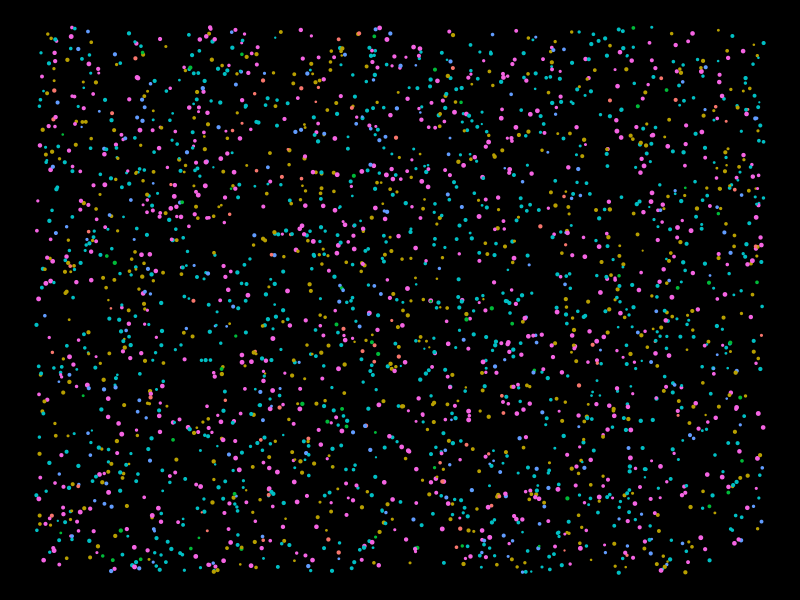

This figure's R source: (Note: this script raises an error after producing the figure.)
library(ggplot2)
library(Cairo)

# Set seed for reproducibility
set.seed(123)

# Generate random data for stars
n_stars <- 2500
stars_df <- data.frame(
  x = runif(n_stars, min = -500, max = 500),
  y = runif(n_stars, min = -500, max = 500),
  size = runif(n_stars, min = 0.1, max = 0.5),
  color = sample(c("#FFFFFF", "#FFF0D4", "#FFE0A8", "#FFD48C", "#FFC070", "#FFB054"), n_stars, replace = TRUE, prob = c(0.7, 0.2, 0.9, 0.07, 0.6, 0.1))
)

# Define a new color palette using scale_color_gradient()
colors <- colorRampPalette(c("#FFD48C", "#FFC070", "#FFB054", "#FF8800"))

# Create the plot with the stars and constellations
p <- ggplot() +
  geom_point(data = stars_df, aes(x = x, y = y, size = ifelse(color == "#FFFFFF", size*1.5, size),
                                  color = color), show.legend = FALSE) +
  
  scale_size_continuous(range = c(0.1, 1)) +
  theme_void() +
  theme(panel.background = element_rect(fill = "black"))

# Add lines connecting the stars that form constellations
p <- p + geom_path(data = constellation_df, aes(x = x, y = y, group = constellation),
                   color = "#FFFFFF", alpha = 0.5, linejoin = "round", lineend = "round")

# Manually set the colors using scale_color_manual()
colors_manual <- c("#FFF0D4", "#FFE0A8", "#FFD48C", "#FFC070", "#FFB054", "#FF8800")
names(colors_manual) <- c("A", "B", "C", "D", "E", "F")
p <- p + scale_color_manual(values = colors_manual)

# Adjust the plot size and add a title
p <- p + theme(plot.margin = margin(2, 2, 2, 2, "cm")) +
  ggtitle("Starry Night with Constellations")

# Save the plot as a PNG image with 3840 x 2160 pixels
ggsave("stars_with_manual_and_gradient_colors.png", p, width = 3840/96, height = 2160/96, dpi = 96)
       
